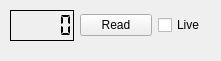
<?xml version="1.0" encoding="UTF-8"?>
<ui version="4.0">
 <class>Form</class>
 <widget class="QWidget" name="Form">
  <property name="geometry">
   <rect>
    <x>0</x>
    <y>0</y>
    <width>221</width>
    <height>61</height>
   </rect>
  </property>
  <property name="windowTitle">
   <string>Form</string>
  </property>
  <widget class="QWidget" name="horizontalLayoutWidget">
   <property name="geometry">
    <rect>
     <x>10</x>
     <y>10</y>
     <width>195</width>
     <height>31</height>
    </rect>
   </property>
   <layout class="QHBoxLayout" name="horizontalLayout">
    <item>
     <widget class="QLCDNumber" name="power_lcdNumber">
      <property name="font">
       <font>
        <kerning>false</kerning>
       </font>
      </property>
      <property name="cursor">
       <cursorShape>ArrowCursor</cursorShape>
      </property>
      <property name="frameShadow">
       <enum>QFrame::Plain</enum>
      </property>
      <property name="segmentStyle">
       <enum>QLCDNumber::Flat</enum>
      </property>
     </widget>
    </item>
    <item>
     <widget class="QPushButton" name="read_pushButton">
      <property name="text">
       <string>Read</string>
      </property>
     </widget>
    </item>
    <item>
     <widget class="QCheckBox" name="live_button">
      <property name="text">
       <string>Live</string>
      </property>
     </widget>
    </item>
   </layout>
  </widget>
 </widget>
 <resources/>
 <connections/>
</ui>
